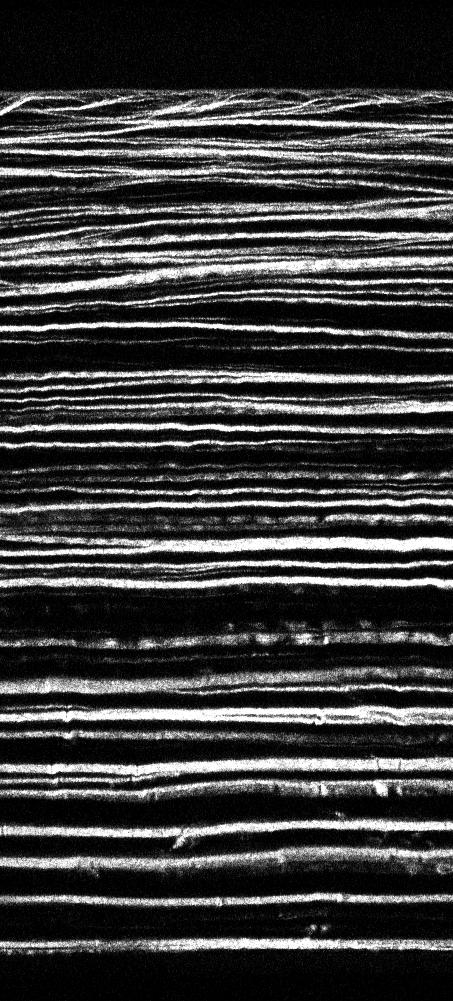
%> input picture zach/rabbitImages/image1.jpg, 453 x 1001 px
$ octave emScript.m   (GNU Octave 9; MATLAB toolbox functions it lacks are replaced by stand-ins)
%> lines starting %> are read from the running program, lines starting %| are printed output that depends on the picture
### zach/emgm.m
function [label, model, llh] = emgm(X, init)
% Perform EM algorithm for fitting the Gaussian mixture model.
%   X: d x n data matrix
%   init: k (1 x 1) or label (1 x n, 1<=label(i)<=k) or center (d x k)
% Written by Michael Chen (sth4nth@gmail.com).
%% initialization
fprintf('EM for Gaussian mixture: running ... \n');
R = initialization(X,init);
[~,label(1,:)] = max(R,[],2);
R = R(:,unique(label));

tol = 1e-10;
maxiter = 500;
llh = -inf(1,maxiter);
converged = false;
t = 1;
while ~converged && t < maxiter
    t = t+1;
    model = maximization(X,R);
    [R, llh(t)] = expectation(X,model);

    [~,label(:)] = max(R,[],2);
    u = unique(label);   % non-empty components
    if size(R,2) ~= size(u,2)
        R = R(:,u);   % remove empty components
    else
        converged = llh(t)-llh(t-1) < tol*abs(llh(t));
    end

end
llh = llh(2:t);
if converged
    fprintf('Converged in %d steps.\n',t-1);
else
    fprintf('Not converged in %d steps.\n',maxiter);
end

function R = initialization(X, init)
[d,n] = size(X);
if isstruct(init)  % initialize with a model
    R  = expectation(X,init);
elseif length(init) == 1  % random initialization
    k = init;
    idx = randsample(n,k);
    m = X(:,idx);
    [~,label] = max(bsxfun(@minus,m'*X,dot(m,m,1)'/2),[],1);
    [u,~,label] = unique(label);
    while k ~= length(u)
        idx = randsample(n,k);
        m = X(:,idx);
        [~,label] = max(bsxfun(@minus,m'*X,dot(m,m,1)'/2),[],1);
        [u,~,label] = unique(label);
    end
    R = full(sparse(1:n,label,1,n,k,n));
elseif size(init,1) == 1 && size(init,2) == n  % initialize with labels
    label = init;
    k = max(label);
    R = full(sparse(1:n,label,1,n,k,n));
elseif size(init,1) == d  %initialize with only centers
    k = size(init,2);
    m = init;
    [~,label] = max(bsxfun(@minus,m'*X,dot(m,m,1)'/2),[],1);
    R = full(sparse(1:n,label,1,n,k,n));
else
    error('ERROR: init is not valid.');
end

function [R, llh] = expectation(X, model)
mu = model.mu;
Sigma = model.Sigma;
w = model.weight;

n = size(X,2);
k = size(mu,2);
logRho = zeros(n,k);

for i = 1:k
    logRho(:,i) = loggausspdf(X,mu(:,i),Sigma(:,:,i));
end
logRho = bsxfun(@plus,logRho,log(w));
T = logsumexp(logRho,2);
llh = sum(T)/n; % loglikelihood
logR = bsxfun(@minus,logRho,T);
R = exp(logR);


function model = maximization(X, R)
[d,n] = size(X);
k = size(R,2);

nk = sum(R,1);
w = nk/n;
mu = bsxfun(@times, X*R, 1./nk);

Sigma = zeros(d,d,k);
sqrtR = sqrt(R);
for i = 1:k
    Xo = bsxfun(@minus,X,mu(:,i));
    Xo = bsxfun(@times,Xo,sqrtR(:,i)');
    Sigma(:,:,i) = Xo*Xo'/nk(i);
    Sigma(:,:,i) = Sigma(:,:,i)+eye(d)*(1e-6); % add a prior for numerical stability
end

model.mu = mu;
model.Sigma = Sigma;
model.weight = w;

% [11 lines left out: function loggausspdf, not called in this run]

### zach/logsumexp.m
function s = logsumexp(x, dim)
% Compute log(sum(exp(x),dim)) while avoiding numerical underflow.
%   By default dim = 1 (columns).
% Written by Michael Chen (sth4nth@gmail.com).
if nargin == 1,
    % Determine which dimension sum will use
    dim = find(size(x)~=1,1);
    if isempty(dim), dim = 1; end
end

% subtract the largest in each column
y = max(x,[],dim);
x = bsxfun(@minus,x,y);
s = y + log(sum(exp(x),dim));
i = find(~isfinite(y));
if ~isempty(i)
    s(i) = y(i);
end

### zach/emScript.m

image1 = im2double(imread('rabbitImages/image1.jpg'));
%> image1: size 1001x453 double; min 0, max 1, mean 0.233

%filter = fspecial('gaussian',5);
filter = fspecial('average',3);
newImage1 = conv2(image1,filter,'same');

image1Size = size(image1);
%> image1Size = [1001 453]
height = image1Size(1);
%> height = 1001
width = image1Size(2);
%> width = 453

xVals = 1:width;
%> xVals = 453 values from 1 to 453
xVals = xVals/width;
%> xVals = 453 values from 0.00221 to 1
xValsArray = repmat(xVals,[height 1]);
yVals = 1:height;
%> yVals = 1001 values from 1 to 1001
yVals = yVals/height;
%> yVals = 1001 values from 0.000999 to 1
yVals = transpose(yVals);
yValsArray = repmat(yVals,[1 width]);

image1Data = zeros(height,width,3);
image1Data(:,:,1) = newImage1;
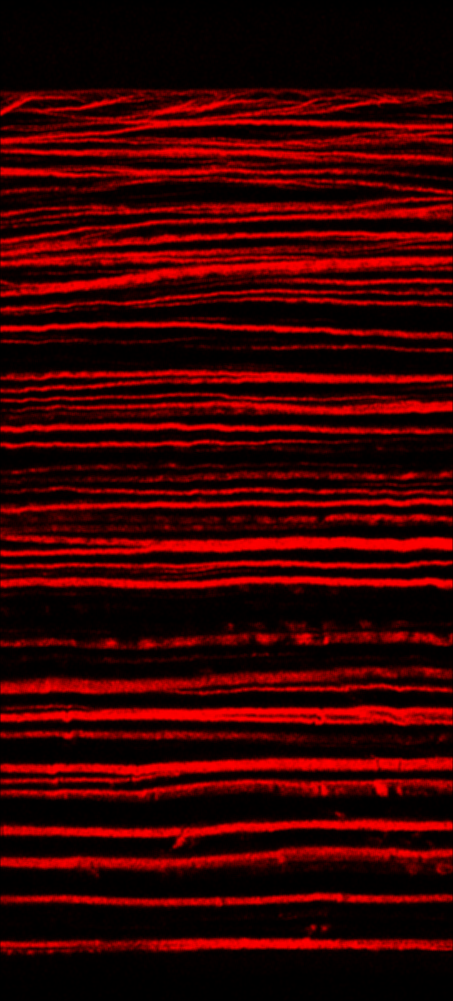
%> image1Data: size 1001x453x3 double; mean R, G, B 0.233, 0, 0
image1Data(:,:,2) = xValsArray;
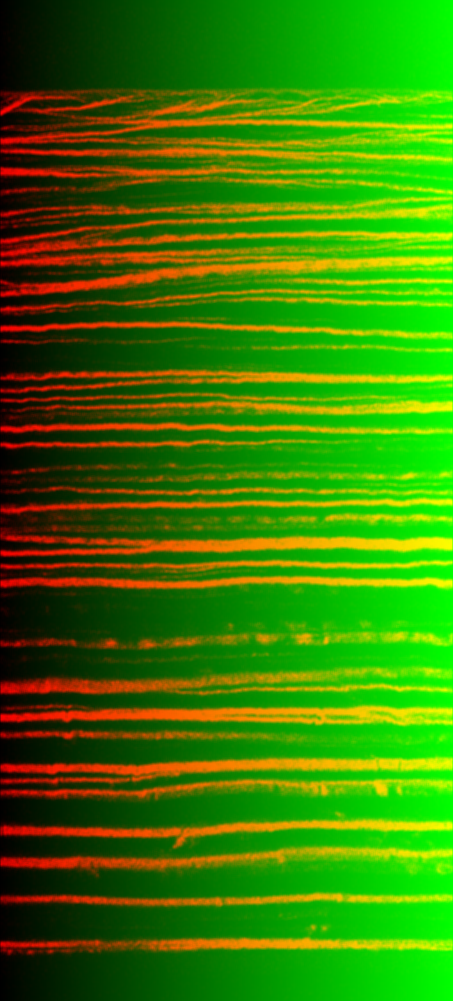
%> image1Data: size 1001x453x3 double; mean R, G, B 0.233, 0.501, 0
image1Data(:,:,3) = yValsArray;
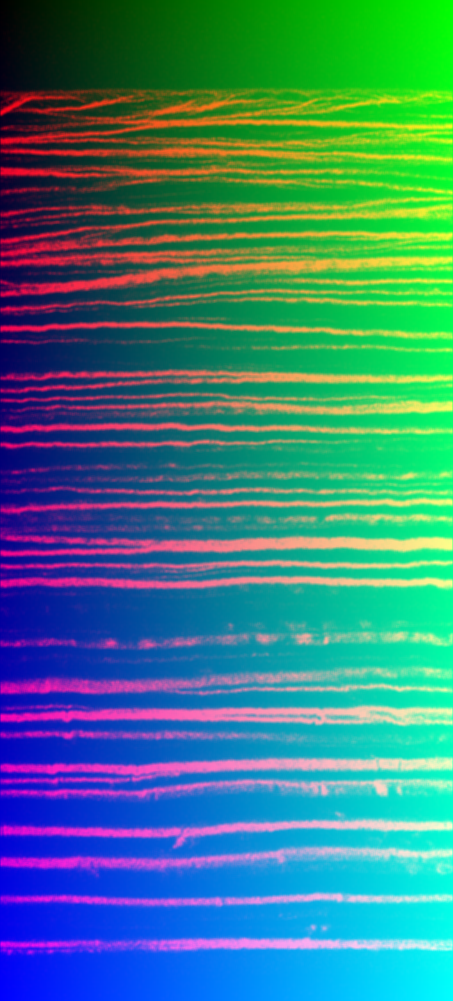
%> image1Data: size 1001x453x3 double; mean R, G, B 0.233, 0.501, 0.5

N = height*width;
K = 10;
method = 1;
image1DataSeq = reshape(image1Data,[N 3]);
[label,model,llh] = emgm(transpose(image1DataSeq),20);
%> in initialization, `m = X(:,idx);`: m = 20 columns, first 8: [0.0715 0.0161 0.298 0.0183 0.00697 0.0514 0.0148 0.668; 0.845 0.759 0.422 0.26 0.512 0.406 0.786 0.305; 0.523 0.354 0.52 0.292 0.61 0.439 0.0629 0.406]
%> in initialization, `[u,~,label] = unique(label);`: u = 20 values from 1 to 20
%> (the run ends here)
